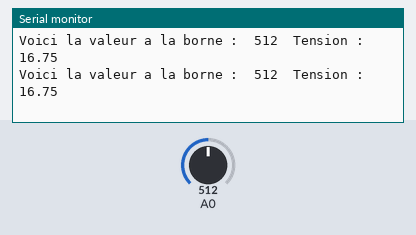
Bench run of a sketch on a simulated Arduino Uno, built with avr-gcc and run on an emulated ATmega328P. Parts: the last lines printed to the serial monitor. The inputs (shaded band) are chosen by the test bench; at power-on: A0 = 512.

Above: at 1.2 s.
1.3 s: A0 set to 314
At 1.39 s:
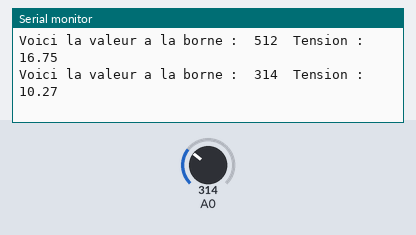
4.3 s: A0 set to 292
At 4.3 s:
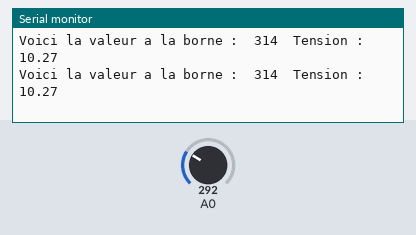
10.3 s: A0 set to 122
At 10.34 s:
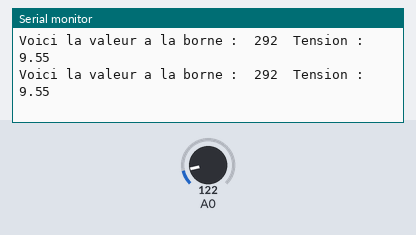
13.3 s: A0 set to 91
At 13.33 s:
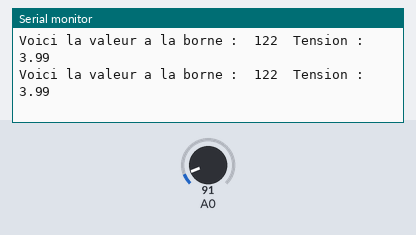
Timing chart, 0 to 16.3 s (numbered marks = the images above; inputs shaded):
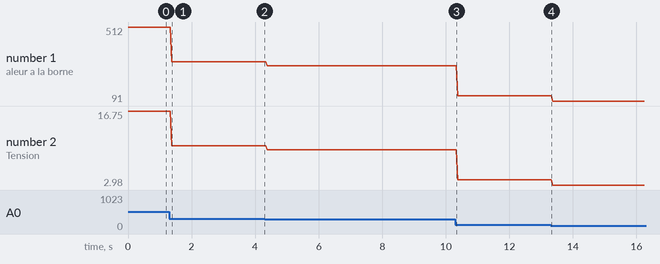

Measured:
- after the input at 1.3 s, the serial monitor: prints a new line after 0.08 s (image 1)
- plotted number 1: 512 → 314 after the input at 1.3 s, 314 → 292 after the input at 4.3 s, 292 → 122 after the input at 10.3 s, 122 → 91 after the input at 13.3 s
- plotted number 2: 16.75 → 10.27 after the input at 1.3 s, 10.27 → 9.55 after the input at 4.3 s, 9.55 → 3.99 after the input at 10.3 s, 3.99 → 2.98 after the input at 13.3 s

The sketch:

tp3.ino
```cpp
#define PASVOLT (float)(5.0F / 1024.0F)
void setup() {
  // put your setup code here, to run once:
  Serial.begin(9600);
}

void loop() {
  // put your main code here, to run repeatedly:
  unsigned int palier=analogRead(A0);
  Serial.print("Voici la valeur a la borne :\t");
  Serial.print(palier);
  Serial.print("\tTension :\t");
  float pasSortie=33.5F/5.0F;
  Serial.print(palier*PASVOLT*pasSortie);
  Serial.print("\n");
}
```
